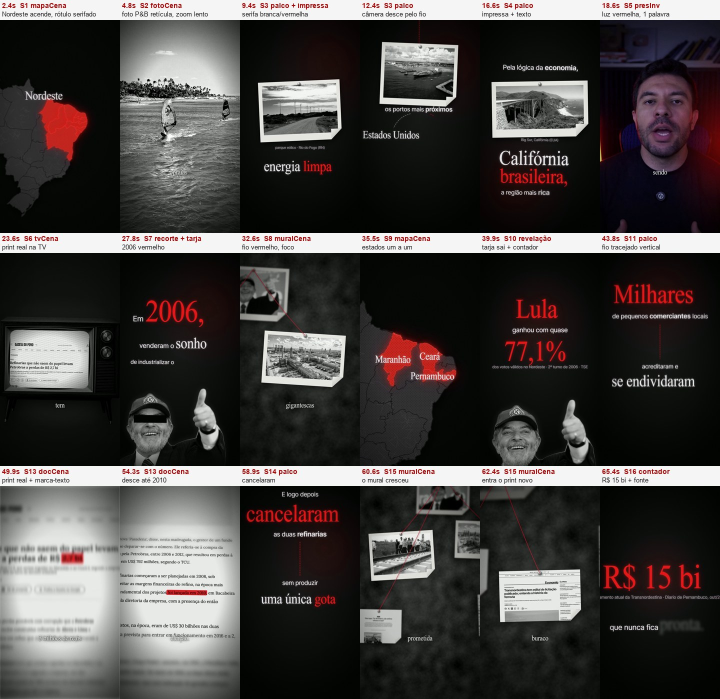
#> input picture edit-investigativa/exemplo_teste.jpg, 1440 x 1398 px (shown at 1/2 size)
$ python -i pagina.py   (imports and definitions only)
#> lines starting #> are read from the running program, lines starting #| are printed output that depends on the picture
"""Páginas de DOCUMENTO para o docCena/mural do formato edit-investigativa: print da página REAL (URL) ou reconstrução de uma
notícia/documento com o texto real, em P&B de xerox -> render/assets/d_<nome>.jpg, e a posição de cada trecho a marcar de
vermelho em render/marcas.js (window.MARCAS = {d_nome: {"R$ 2,7 bi": [fx0, fy0, fx1, fy1]}}), para o marca-texto cair em cima.

uso (Python do kit):
  python pagina.py <projeto> <nome> --url URL [--marca "trecho" ...] [--css "seletor{...}"] [--altura 3200] [--largura 1080] [--y0 0]
      print da página real (Chromium do kit, sem login): rola para carregar, esconde o que é fixo (barras, cookies, anúncios) e
      começa ~960 px acima do título da matéria (h1; --antes N muda), para o título caber no meio da tela sem fundo preto
      em cima; --y0 N força o começo; --altura = px de página a partir dali. Site que não abre limpo
      (paywall, página vazia): use --texto com o título e os trechos reais.
  python pagina.py <projeto> <nome> --texto pagina.json
      reconstrução: {"estilo": "jornal" | "oficial" | "site", "veiculo": "Gazeta do Povo", "secao": "Economia", "data": "28/01/2015",
                     "titulo": "...", "fina": "...", "autor": "...", "foto": "fotos/sel/x.jpg", "legenda": "...",
                     "paragrafos": ["...", "..."], "marcas": ["R$ 2,7 bi"]}
      Use SÓ texto real (título exato, trechos do documento) — é a página que o espectador vai ler; diga nas fontes que é
      reprodução e dê o link.
Depois: docCena(beats, 'd_<nome>', {marcas: c => [[...MARCAS.d_nome['R$ 2,7 bi'], c.w('B37','bilhões')]]}) — ou ivMarca('d_nome', 'R$ 2,7 bi', t).
"""
import json, os, re, subprocess, sys, tempfile, pathlib, html as H
import numpy as np
from PIL import Image
from scipy import ndimage

# [2 lines not run here, left out]
KIT = os.environ.get("VOX_KIT", "H:/Edição Claude/Kit_Edicao_Vox_v2")   # em outro PC: variável VOX_KIT = pasta do kit
a = sys.argv[1:]
# [2 lines not run here, left out]
P = a[0] if os.path.isabs(a[0]) else os.path.join(KIT, "projetos", a[0])
# [1 line that did not run here, left out]
opt = lambda k, d=None: a[a.index(k) + 1] if k in a else d
marcas = [a[i + 1] for i, x in enumerate(a) if x == "--marca"]
LARG = int(opt("--largura", 1080))
OUT = os.path.join(P, "render", "assets")
# [1 line not run here, left out]

JS_MARCAS = """(ms) => {
  const out = {}, H = document.documentElement.scrollHeight, W = document.documentElement.scrollWidth;
  const norm = s => s.replace(/\\s+/g, ' ').toLowerCase();
  const walker = document.createTreeWalker(document.body, NodeFilter.SHOW_TEXT);
  const nodes = []; let n; while ((n = walker.nextNode())) if (n.nodeValue.trim()) nodes.push(n);
  ms.forEach(m => {
    const alvo = norm(m);
    for (const nd of nodes) {
      const i = norm(nd.nodeValue).indexOf(alvo);
      if (i < 0) continue;
      const r = document.createRange(); r.setStart(nd, i); r.setEnd(nd, Math.min(nd.nodeValue.length, i + m.length));
      const b = r.getBoundingClientRect();
      if (b.width < 2) continue;
      out[m] = [b.left / W, (b.top + window.scrollY) / H, b.right / W, (b.bottom + window.scrollY) / H];
      break;
    }
  });
  return {out, W, H};
}"""
CSS_LIMPA = """[class*=cookie],[id*=cookie],[class*=Cookie],[class*=consent],[id*=consent],[class*=paywall],[id*=paywall],[class*=banner-ad],
[class*=newsletter],[class*=popup],[id*=popup],[class*=modal],[class*=overlay],iframe,[aria-modal=true],[class*=publicidade],[class*=advert],
[id*=google_ads],[class*=ad-slot],[class*=adslot]{display:none !important} body{overflow:visible !important}"""
JS_LIMPA = """() => {   // some com tudo que é fixo/grudado (barras, banners) e devolve o topo do título da matéria
  document.querySelectorAll('*').forEach(e => { const p = getComputedStyle(e).position; if (p === 'fixed' || p === 'sticky') e.style.setProperty('display', 'none', 'important'); });
  const h = document.querySelector('article h1, main h1, h1');
  return h ? Math.max(0, h.getBoundingClientRect().top + window.scrollY - 60) : 0;
}"""


def html_reconstrucao(d):
    e = d.get("estilo", "jornal")
    def marca(t):
        t = H.escape(t)
        for m in d.get("marcas", []):
            t = t.replace(H.escape(m), f'<span class="m">{H.escape(m)}</span>')
        return t
    foto = ""
    if d.get("foto"):
        fp = d["foto"] if os.path.isabs(d["foto"]) else os.path.join(P, d["foto"])
        foto = f'<figure><img src="{pathlib.Path(fp).resolve().as_uri()}"><figcaption>{H.escape(d.get("legenda", ""))}</figcaption></figure>'
    ps = "".join(f"<p>{marca(p)}</p>" for p in d.get("paragrafos", []))
    if e == "oficial":
        corpo = (f'<div class="of-top">{H.escape(d.get("veiculo", "DIÁRIO OFICIAL"))}</div><div class="of-sub">{H.escape(d.get("secao", ""))} · {H.escape(d.get("data", ""))}</div>'
                 f'<h1 class="of">{marca(d.get("titulo", ""))}</h1>{ps}')
    else:
        corpo = (f'<div class="mast">{H.escape(d.get("veiculo", ""))}</div><div class="sec">{H.escape(d.get("secao", ""))}</div>'
                 f'<h1>{marca(d.get("titulo", ""))}</h1>' + (f'<h2>{marca(d.get("fina", ""))}</h2>' if d.get("fina") else "") +
                 f'<div class="by">{H.escape(d.get("autor", ""))}{" · " if d.get("autor") else ""}{H.escape(d.get("data", ""))}</div>{foto}{ps}')
    return f"""<!doctype html><html><head><meta charset="utf-8"><style>
body{{margin:0;background:#fff;color:#111;width:{LARG}px;font-family:Georgia,'Times New Roman',serif}}
.pg{{padding:70px 78px 90px}}
.mast{{font:900 64px/1 'Times New Roman',serif;letter-spacing:-.02em;border-bottom:3px solid #111;padding-bottom:18px}}
.sec{{font:700 22px Arial,sans-serif;text-transform:uppercase;letter-spacing:.12em;margin:22px 0 10px;color:#444}}
h1{{font:700 62px/1.1 Georgia,serif;letter-spacing:-.015em;margin:8px 0 22px}}
h2{{font:400 32px/1.35 Arial,sans-serif;color:#333;margin:0 0 24px}}
.by{{font:400 22px Arial,sans-serif;color:#555;border-top:1px solid #bbb;border-bottom:1px solid #bbb;padding:12px 0;margin-bottom:30px}}
figure{{margin:0 0 30px}} figure img{{width:100%;display:block;filter:grayscale(1)}} figcaption{{font:400 20px Arial,sans-serif;color:#666;margin-top:8px}}
p{{font:400 33px/1.55 Georgia,serif;margin:0 0 26px}}
.of-top{{font:700 40px 'Times New Roman',serif;text-align:center;border-top:4px double #111;border-bottom:4px double #111;padding:16px}}
.of-sub{{font:400 22px 'Courier New',monospace;text-align:center;margin:14px 0 40px}}
h1.of{{font:700 40px/1.3 'Times New Roman',serif;text-align:center;text-transform:uppercase}}
.m{{}}
</style></head><body><div class="pg">{corpo}</div></body></html>"""


def xerox(png, dst):
    """cinza com contraste de xerox, papel #dcdbdd (mesmo tratamento do provas.py modo doc)"""
#> called with png = 'exemplo_teste.jpg', dst = 'out.png'
    img = Image.open(png).convert("L")
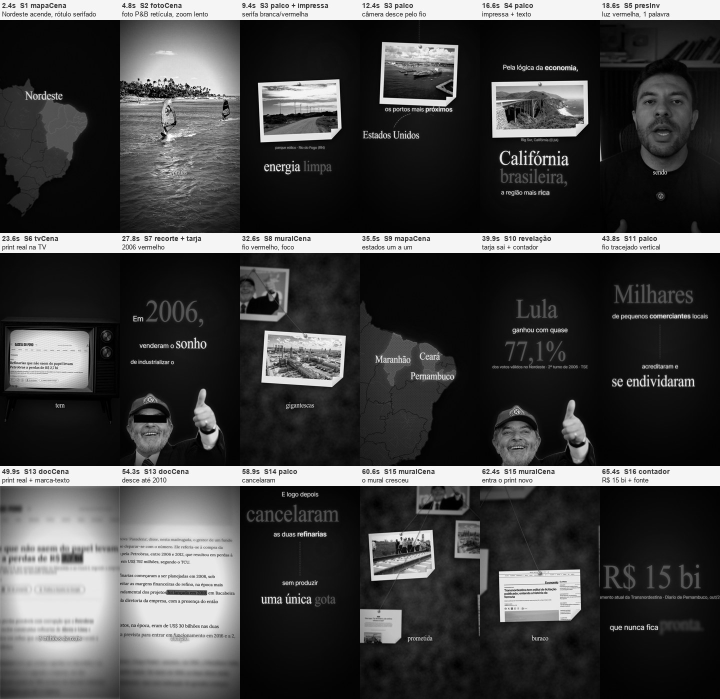
#> img: PIL image 1440x1398 L (shown at 1/2 size); min 0, max 255, mean 67.2
    k = 1400 / img.width
#> k = 0.972
    img = img.resize((1400, round(img.height * k)), Image.LANCZOS)
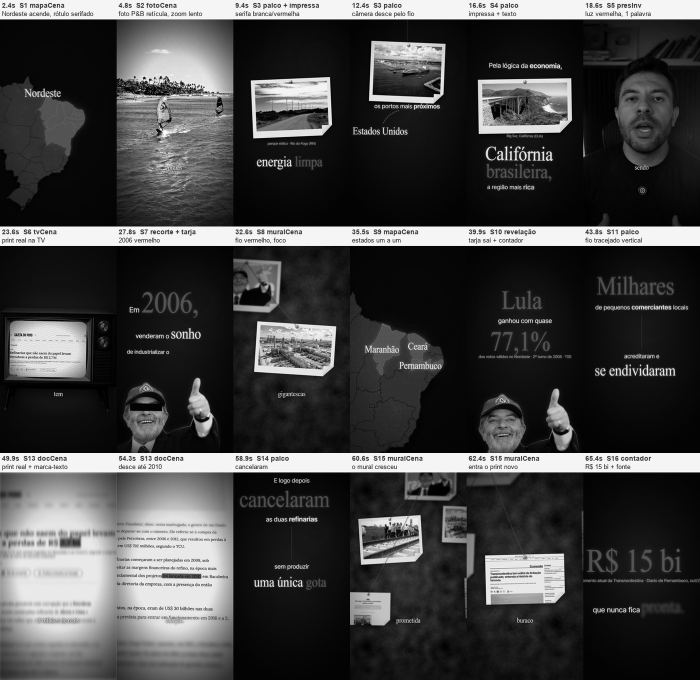
#> img: PIL image 1400x1359 L (shown at 1/2 size); min 0, max 255, mean 67.2
    g = np.asarray(img, np.float32) / 255
    lo, hi = np.percentile(g, 2), np.percentile(g, 99.2)
#> lo = 0.0118; hi = 0.976
    g = np.clip((g - lo) / max(hi - lo, 1e-3), 0, 1) ** 1.15
    g = np.clip(g + .5 * (g - ndimage.gaussian_filter(g, 1.2)), 0, 1)
    g = .06 + g * .86
    Image.fromarray((g * 255).astype(np.uint8), "L").convert("RGB").save(dst, quality=92)
    return img.size


from playwright.sync_api import sync_playwright
# [1 line that did not run here, left out]
# [28 lines not run here, left out]
# [1 line that did not run here, left out]
# [1 line that did not run here, left out]
mk = {}
# [4 lines not run here, left out]
mj = os.path.join(P, "render", "marcas.js")
M = {}
# [3 lines not run here, left out]
# [1 line that did not run here, left out]
# [1 line not run here, left out]
# [1 line that did not run here, left out]
# [1 line not run here, left out]
# [1 line that did not run here, left out]
# [1 line not run here, left out]

>>> result = xerox('exemplo_teste.jpg', 'out.png')
#> result = (1400, 1359)
